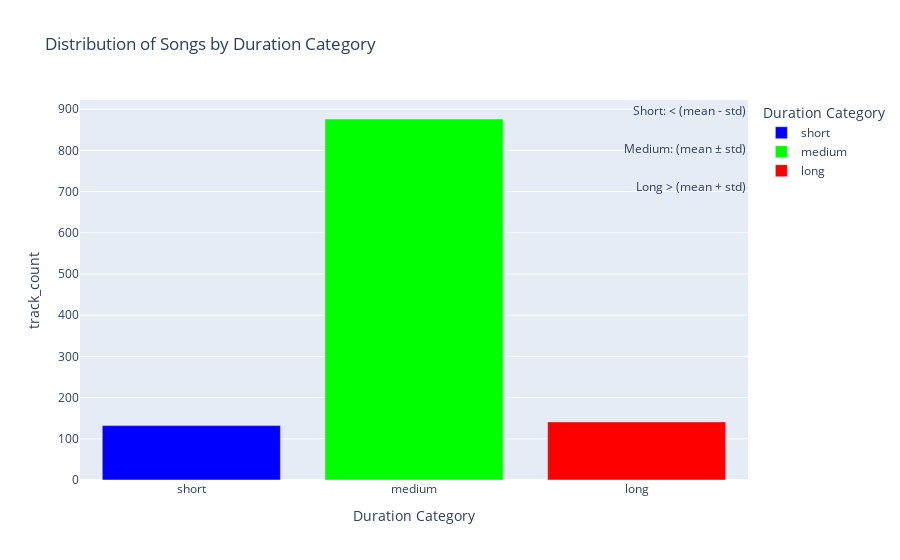
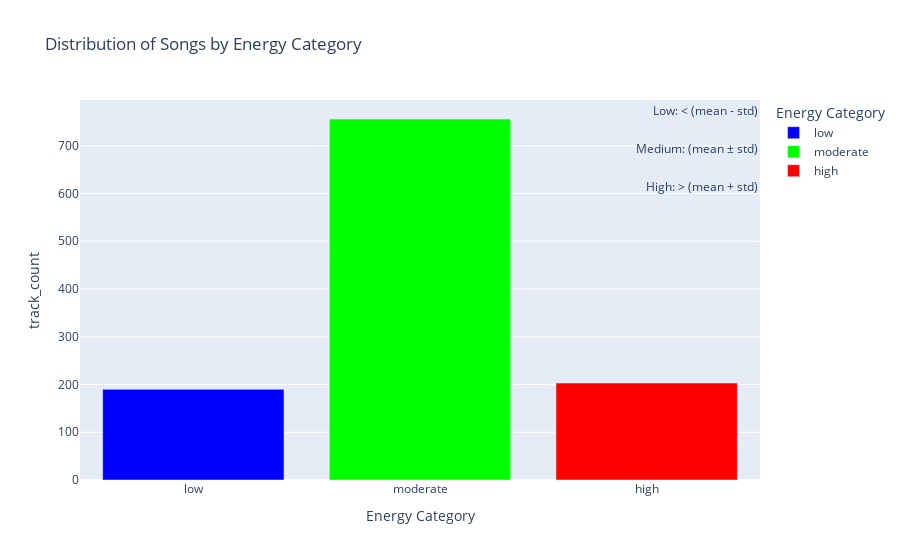

The notebook cell these images were saved under, in order:
### Markdown cell above
Calculate the mean and standard deviation of song duration and energy, and plot the distribution of songs in each category

### Code cell
mean_duration = df_merged_mysql_mongo['duration'].mean()
std_duration = df_merged_mysql_mongo['duration'].std()

df = df_merged_mysql_mongo
# Define a function to categorize song duration
def categorize_duration(duration):
    if duration < (mean_duration - std_duration):
        return 'short'
    elif duration < (mean_duration + std_duration):
        return 'medium'
    else:
        return 'long'

df['duration_category'] = df['duration'].apply(categorize_duration)

mean_energy = df_merged_mysql_mongo['energy'].mean()
std_energy = df_merged_mysql_mongo['energy'].std()

# Define a function to categorize tempo
def categorize_energy(energy):
    if energy < (mean_energy - std_energy):
        return 'low'
    elif energy < (mean_energy + std_energy):
        return 'moderate'
    else:
        return 'high'

df['energy_category'] = df['energy'].apply(categorize_energy)

print(f'Mean Duration: {mean_duration.round(3)}')
print(f'Standard Deviation Duration: {std_duration.round(3)}')
print(f'Mean Energy: {mean_energy.round(3)}')
print(f'Standard Deviation Energy: {std_energy.round(3)}')

# Define a custom color scale for the duration_category graph
color_scale = ['#0000FF', '#00FF00', '#FF0000']
category_orders_duration = {'duration_category': ['short', 'medium', 'long']}
category_orders_energy = {'energy_category': ['low', 'moderate', 'high']}

duration_category_counts = df['duration_category'].value_counts().reset_index()
duration_category_counts.columns = ['duration_category', 'track_count']

duration_category_fig = px.bar(duration_category_counts, x='duration_category', y='track_count',
                             title='Distribution of Songs by Duration Category',
                             labels={'duration_category': 'Duration Category'},
                             hover_data={'track_count': True},
                             color='duration_category',
                             category_orders=category_orders_duration,
                             color_discrete_sequence=color_scale)

legend_labels = {
    'short': 'Short: < (mean - std)',
    'medium': 'Medium: (mean ± std)',
    'long': 'Long > (mean + std)'
}

legend_annotations = [dict(x=1.00, y=1 - 0.1 * i, xref='paper', yref='paper',
                           text=f'{legend_labels[label]}', showarrow=False)
                      for i, label in enumerate(category_orders_duration['duration_category'])]
duration_category_fig.update_layout(annotations=legend_annotations)
duration_category_fig.show()

html_file = 'duration_category_fig.html'

if not os.path.exists(html_file):
    pio.write_html(duration_category_fig, file=html_file)
    print(f'HTML file "{html_file}" has been saved.')
else:
    print(f'HTML file "{html_file}" already exists.')

# Calculate the track count for each energy category
energy_category_counts = df['energy_category'].value_counts().reset_index()
energy_category_counts.columns = ['energy_category', 'track_count']


energy_category_fig = px.bar(energy_category_counts, x='energy_category', y='track_count',
                             title='Distribution of Songs by Energy Category',
                             labels={'energy_category': 'Energy Category'},
                             hover_data={'track_count': True},
                             color='energy_category',
                             category_orders=category_orders_energy,
                             color_discrete_sequence=color_scale)

legend_labels = {
    'low': 'Low: < (mean - std)',
    'moderate': 'Medium: (mean ± std)',
    'high': 'High: > (mean + std)'
}

legend_annotations = [dict(x=1.00, y=1 - 0.1 * i, xref='paper', yref='paper',
                           text=f'{legend_labels[label]}', showarrow=False)
                      for i, label in enumerate(category_orders_energy['energy_category'])]
energy_category_fig.update_layout(annotations=legend_annotations)
energy_category_fig.show()

html_file = 'energy_category_fig.html'

if not os.path.exists(html_file):
    pio.write_html(energy_category_fig, file=html_file)
    print(f'HTML file "{html_file}" has been saved.')
else:
    print(f'HTML file "{html_file}" already exists.')

### Figure 1 — Plotly figure (JSON) as saved in the notebook; plotly's stock layout.template omitted (floating-point values rounded to 4 significant figures)
{"data": [{"alignmentgroup": "True", "hovertemplate": "Duration Category=%{x}<br>track_count=%{y}<extra></extra>", "legendgroup": "short", "marker": {"color": "#0000FF", "pattern": {"shape": ""}}, "name": "short", "offsetgroup": "short", "orientation": "v", "showlegend": true, "textposition": "auto", "type": "bar", "x": ["short"], "xaxis": "x", "y": [132], "yaxis": "y"}, {"alignmentgroup": "True", "hovertemplate": "Duration Category=%{x}<br>track_count=%{y}<extra></extra>", "legendgroup": "medium", "marker": {"color": "#00FF00", "pattern": {"shape": ""}}, "name": "medium", "offsetgroup": "medium", "orientation": "v", "showlegend": true, "textposition": "auto", "type": "bar", "x": ["medium"], "xaxis": "x", "y": [876], "yaxis": "y"}, {"alignmentgroup": "True", "hovertemplate": "Duration Category=%{x}<br>track_count=%{y}<extra></extra>", "legendgroup": "long", "marker": {"color": "#FF0000", "pattern": {"shape": ""}}, "name": "long", "offsetgroup": "long", "orientation": "v", "showlegend": true, "textposition": "auto", "type": "bar", "x": ["long"], "xaxis": "x", "y": [141], "yaxis": "y"}], "layout": {"annotations": [{"showarrow": false, "text": "Short: < (mean - std)", "x": 1, "xref": "paper", "y": 1, "yref": "paper"}, {"showarrow": false, "text": "Medium: (mean ± std)", "x": 1, "xref": "paper", "y": 0.9, "yref": "paper"}, {"showarrow": false, "text": "Long > (mean + std)", "x": 1, "xref": "paper", "y": 0.8, "yref": "paper"}], "barmode": "relative", "legend": {"title": {"text": "Duration Category"}, "tracegroupgap": 0}, "title": {"text": "Distribution of Songs by Duration Category"}, "xaxis": {"anchor": "y", "categoryarray": ["short", "medium", "long"], "categoryorder": "array", "domain": [0, 1], "title": {"text": "Duration Category"}}, "yaxis": {"anchor": "x", "domain": [0, 1], "title": {"text": "track_count"}}}}

### Figure 2 — Plotly figure (JSON) as saved in the notebook; plotly's stock layout.template omitted (floating-point values rounded to 4 significant figures)
{"data": [{"alignmentgroup": "True", "hovertemplate": "Energy Category=%{x}<br>track_count=%{y}<extra></extra>", "legendgroup": "low", "marker": {"color": "#0000FF", "pattern": {"shape": ""}}, "name": "low", "offsetgroup": "low", "orientation": "v", "showlegend": true, "textposition": "auto", "type": "bar", "x": ["low"], "xaxis": "x", "y": [190], "yaxis": "y"}, {"alignmentgroup": "True", "hovertemplate": "Energy Category=%{x}<br>track_count=%{y}<extra></extra>", "legendgroup": "moderate", "marker": {"color": "#00FF00", "pattern": {"shape": ""}}, "name": "moderate", "offsetgroup": "moderate", "orientation": "v", "showlegend": true, "textposition": "auto", "type": "bar", "x": ["moderate"], "xaxis": "x", "y": [756], "yaxis": "y"}, {"alignmentgroup": "True", "hovertemplate": "Energy Category=%{x}<br>track_count=%{y}<extra></extra>", "legendgroup": "high", "marker": {"color": "#FF0000", "pattern": {"shape": ""}}, "name": "high", "offsetgroup": "high", "orientation": "v", "showlegend": true, "textposition": "auto", "type": "bar", "x": ["high"], "xaxis": "x", "y": [203], "yaxis": "y"}], "layout": {"annotations": [{"showarrow": false, "text": "Low: < (mean - std)", "x": 1, "xref": "paper", "y": 1, "yref": "paper"}, {"showarrow": false, "text": "Medium: (mean ± std)", "x": 1, "xref": "paper", "y": 0.9, "yref": "paper"}, {"showarrow": false, "text": "High: > (mean + std)", "x": 1, "xref": "paper", "y": 0.8, "yref": "paper"}], "barmode": "relative", "legend": {"title": {"text": "Energy Category"}, "tracegroupgap": 0}, "title": {"text": "Distribution of Songs by Energy Category"}, "xaxis": {"anchor": "y", "categoryarray": ["low", "moderate", "high"], "categoryorder": "array", "domain": [0, 1], "title": {"text": "Energy Category"}}, "yaxis": {"anchor": "x", "domain": [0, 1], "title": {"text": "track_count"}}}}
